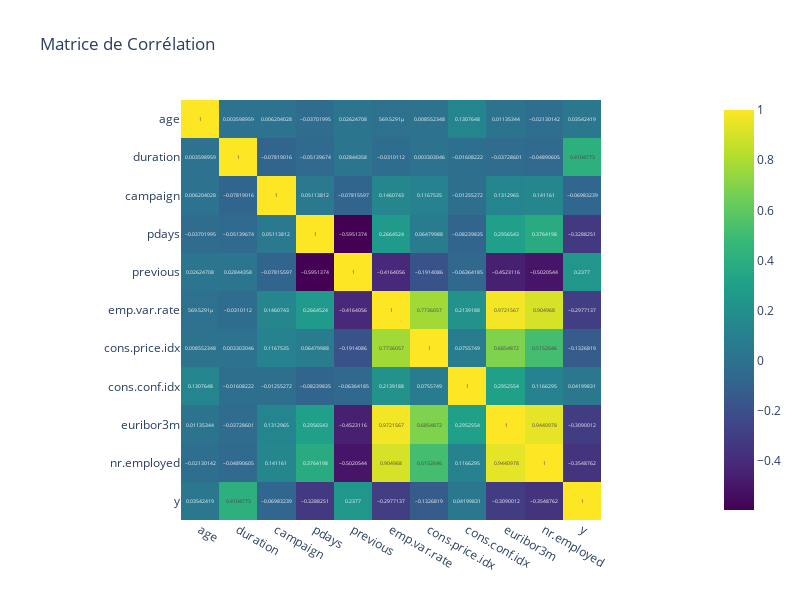

Notebook source saved alongside this figure:
### Code cell
# Calcul de la matrice de corrélation
# selection variables numériques et de y
df['y'] = df['y'].replace(['no', 'yes'], [0,1])
df_num = df[df.columns[df.dtypes !='object']]
correlation_matrix = df_num.corr()

# Visualisation avec plotly.express
fig = px.imshow(
    correlation_matrix,
    text_auto=True,  # Affiche les coefficients dans les cellules
    color_continuous_scale='Viridis',  # Palette de couleurs
    title="Matrice de Corrélation"
)

# Ajuster la taille du graphique
fig.update_layout(
    width=800,  # Largeur
    height=600  # Hauteur
)
# Affichage
fig.show();

### Figure 1 — Plotly figure (JSON) as saved in the notebook; plotly's stock layout.template omitted (floating-point values rounded to 4 significant figures)
{"data": [{"coloraxis": "coloraxis", "hovertemplate": "x: %{x}<br>y: %{y}<br>color: %{z}<extra></extra>", "name": "0", "texttemplate": "%{z}", "type": "heatmap", "x": ["age", "duration", "campaign", "pdays", "previous", "emp.var.rate", "cons.price.idx", "cons.conf.idx", "euribor3m", "nr.employed", "y"], "xaxis": "x", "y": ["age", "duration", "campaign", "pdays", "previous", "emp.var.rate", "cons.price.idx", "cons.conf.idx", "euribor3m", "nr.employed", "y"], "yaxis": "y", "z": [[1, 0.003599, 0.006204, -0.03702, 0.02625, 0.0005695, 0.008552, 0.1308, 0.01135, -0.0213, 0.03542], [0.003599, 1, -0.07819, -0.0514, 0.02844, -0.03101, 0.003303, -0.01608, -0.03729, -0.04891, 0.4105], [0.006204, -0.07819, 1, 0.05114, -0.07816, 0.1461, 0.1168, -0.01255, 0.1313, 0.1412, -0.06983], [-0.03702, -0.0514, 0.05114, 1, -0.5951, 0.2665, 0.0648, -0.0824, 0.2957, 0.3764, -0.3288], [0.02625, 0.02844, -0.07816, -0.5951, 1, -0.4164, -0.1914, -0.06364, -0.4523, -0.5021, 0.2377], [0.0005695, -0.03101, 0.1461, 0.2665, -0.4164, 1, 0.7736, 0.2139, 0.9722, 0.905, -0.2977], [0.008552, 0.003303, 0.1168, 0.0648, -0.1914, 0.7736, 1, 0.07557, 0.6855, 0.5153, -0.1327], [0.1308, -0.01608, -0.01255, -0.0824, -0.06364, 0.2139, 0.07557, 1, 0.2953, 0.1166, 0.042], [0.01135, -0.03729, 0.1313, 0.2957, -0.4523, 0.9722, 0.6855, 0.2953, 1, 0.9441, -0.309], [-0.0213, -0.04891, 0.1412, 0.3764, -0.5021, 0.905, 0.5153, 0.1166, 0.9441, 1, -0.3549], [0.03542, 0.4105, -0.06983, -0.3288, 0.2377, -0.2977, -0.1327, 0.042, -0.309, -0.3549, 1]]}], "layout": {"coloraxis": {"colorscale": [[0, "#440154"], [0.1111, "#482878"], [0.2222, "#3e4989"], [0.3333, "#31688e"], [0.4444, "#26828e"], [0.5556, "#1f9e89"], [0.6667, "#35b779"], [0.7778, "#6ece58"], [0.8889, "#b5de2b"], [1, "#fde725"]]}, "height": 600, "title": {"text": "Matrice de Corrélation"}, "width": 800, "xaxis": {"anchor": "y", "autorange": true, "constrain": "domain", "domain": [0.1591, 0.8409], "range": [-0.5, 10.5], "scaleanchor": "y", "type": "category"}, "yaxis": {"anchor": "x", "autorange": true, "constrain": "domain", "domain": [0, 1], "range": [10.5, -0.5], "type": "category"}}}
